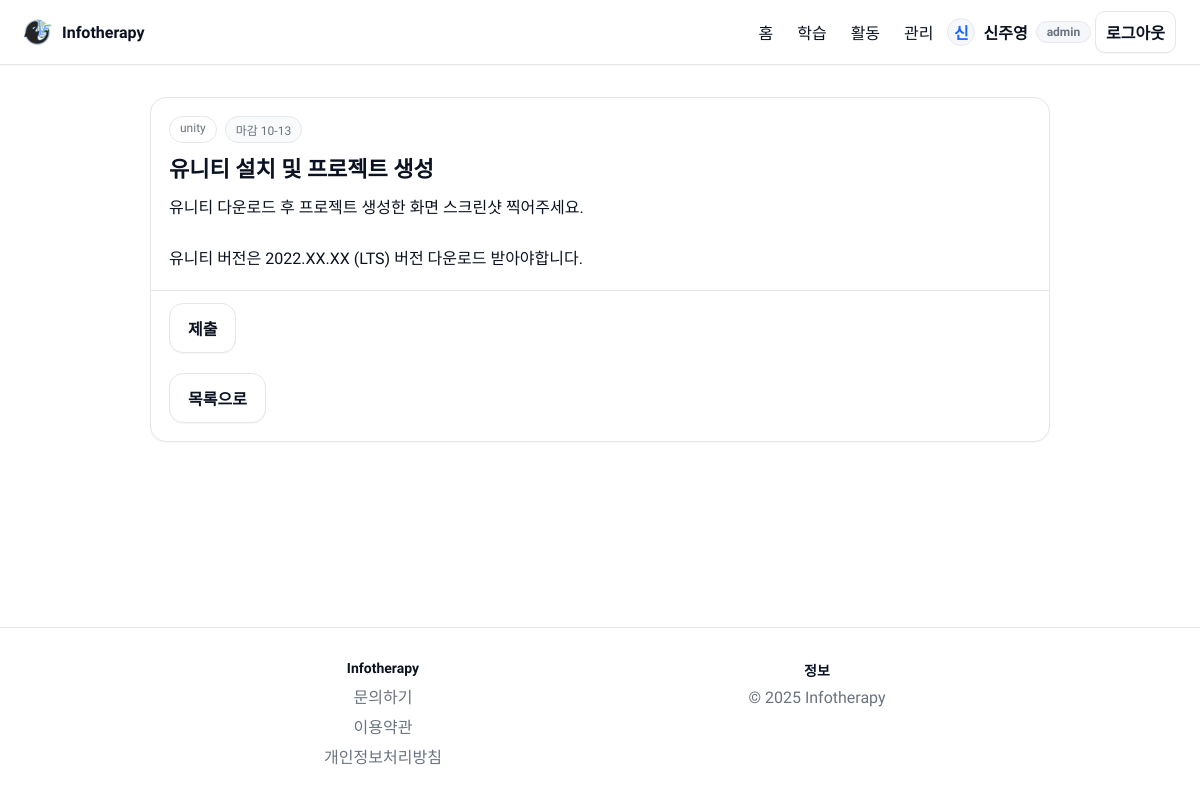
Before: /assignment/1 (signed in) with the older database file.
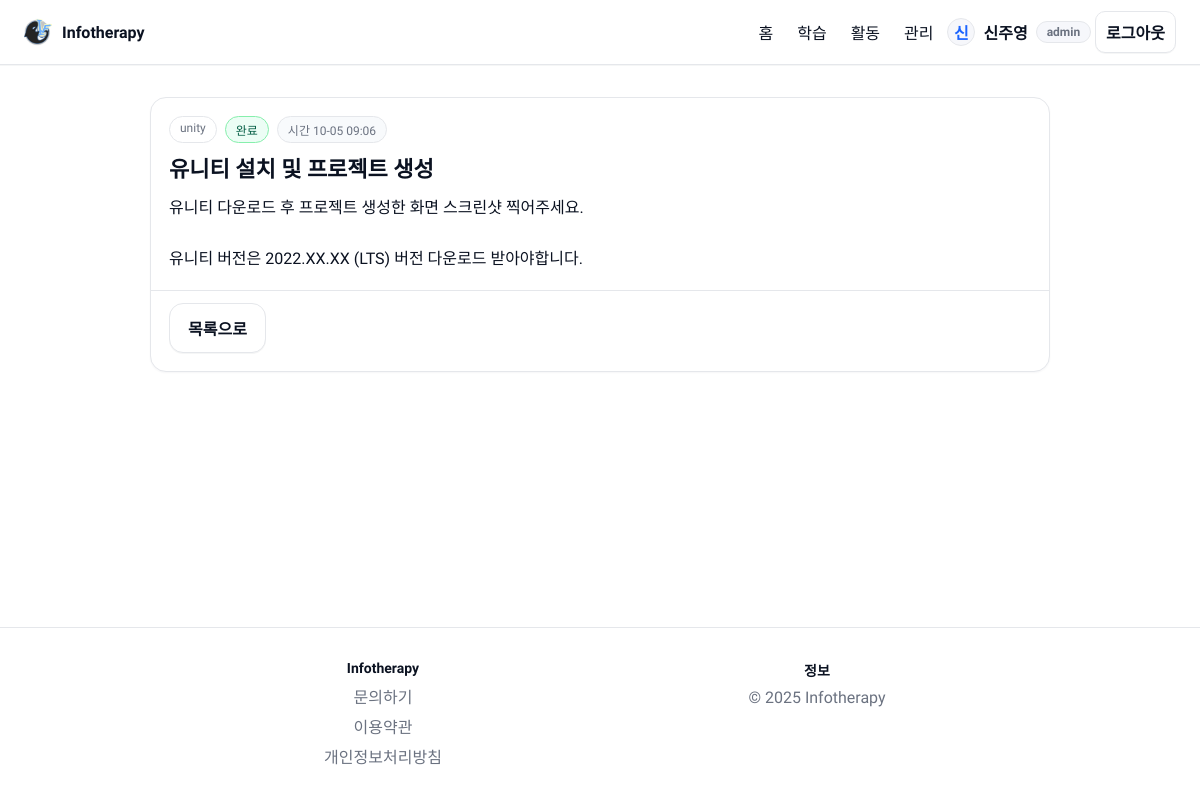
After: the same page with the newer database file.
### tables this page shows
CREATE TABLE assignments (
              id INTEGER PRIMARY KEY AUTOINCREMENT,
              title TEXT NOT NULL,
              due TEXT,
              description TEXT,
              category TEXT
            );

CREATE TABLE submissions (
              id INTEGER PRIMARY KEY AUTOINCREMENT,
              user_id INTEGER,
              name TEXT NOT NULL,
              assignment_title TEXT NOT NULL,
              category TEXT,
              text_content TEXT,
              file_path TEXT,
              created_at TEXT NOT NULL,
              FOREIGN KEY(user_id) REFERENCES users(id)
            );

### app.py (the view)
    @app.route("/assignment/<int:item_id>")
    def assignment_detail(item_id: int):
        with get_db() as cx:
            a = cx.execute("SELECT id, title, due, description, category FROM assignments WHERE id=?", (item_id,)).fetchone()
        if not a:
            return redirect(url_for("learn"))
        a = dict(a)
        def is_overdue(due_str: str) -> bool:
            if not due_str:
                return False
            for fmt in ("%Y-%m-%d %H:%M", "%Y-%m-%d"):
                try:
                    due_dt = datetime.strptime(due_str, fmt)
                    return datetime.now() > due_dt
                except Exception:
                    continue
            return False
        overdue = is_overdue(a.get("due", ""))
        submitted = False
        submitted_at = None
        if session.get("uid"):
            with get_db() as cx:
                row = cx.execute(
                    "SELECT created_at FROM submissions WHERE user_id=? AND assignment_title=? AND IFNULL(category,'')=IFNULL(?, '')",
                    (session.get("uid"), a["title"], a["category"]),
                ).fetchone()
            if row:
                submitted = True
                submitted_at = row["created_at"]
        return render_template("assignment_detail.html", a=a, submitted=submitted, submitted_at=submitted_at, overdue=overdue)

### templates/assignment_detail.html (shortened to what this page needs)
{% extends 'base.html' %}
{% block content %}
  <div class="assignment-card">
    <div class="assignment-head">
      <div class="chips">
        {% if a.category %}<span class="chip">{{ a.category }}</span>{% endif %}
        {% if submitted %}
          <span class="chip done">완료</span>
          {% if submitted_at %}<span class="chip subtle">시간 {{ submitted_at | short_dt }}</span>{% endif %}
        {% elif overdue %}
          <span class="chip warn">제출 마감</span>
        {% elif a.due %}
          <span class="chip subtle">마감 {{ a.due | short_dt }}</span>
        {% endif %}
      </div>
      <h2 class="title">{{ a.title }}</h2>
    </div>
    <div class="assignment-body">
      <div class="desc">{{ a.description | autolink | safe }}</div>
    </div>
    <div class="assignment-actions">
      {% if not submitted %}
        {% if session.get('uid') %}
          <details class="submit-box{% if overdue %} disabled{% endif %}">
            <summary class="btn btn-outline">제출</summary>
          </details>
        {% else %}
          <div class="login-hint">
            <span>로그인 후 제출할 수 있습니다.</span>
            <a class="btn btn-primary" href="{{ url_for('login') }}">로그인</a>
          </div>
        {% endif %}
      {% endif %}
      <a class="btn btn-outline" href="{{ url_for('learn') }}">목록으로</a>
    </div>
  </div>
{% endblock %}

### templates/base.html (shortened to what this page needs)
<!doctype html>
<html lang="ko">
  <head>
    <link rel="stylesheet" href="{{ static_url('css/main.css') }}">
  </head>
  <body>
    <header class="site-header">
      <div class="container header-inner">
        <a class="logo" href="{{ url_for('index') }}">
          <img class="logo-mark-img" src="{{ static_url('images/icon.jpg') }}" alt="Infotherapy">
          <span class="logo-text">Infotherapy</span>
        </a>
        <nav class="nav" id="site-nav">
          <div class="nav-content">
            <a href="{{ url_for('index') }}">홈</a>
            <a href="{{ url_for('learn') }}">학습</a>
            <a href="{{ url_for('activities') }}">활동</a>
            {% if session.get('admin') %}
              <a href="{{ url_for('admin_dashboard') }}">관리</a>
            {% endif %}
            {% if session.get('uid') %}
              <div class="profile-chip">
                <div class="avatar-mini">{{ (session.get('name') or 'U')[:1] }}</div>
                <span class="profile-name">{{ session.get('name') or '사용자' }}</span>
                {% if session.get('admin') %}<span class="badge" style="height:22px;">admin</span>{% endif %}
              </div>
              <a href="{{ url_for('logout') }}" class="btn btn-outline">로그아웃</a>
            {% else %}
              <a href="{{ url_for('login') }}" class="btn btn-outline">로그인</a>
              <a href="{{ url_for('signup') }}" class="btn btn-primary">회원가입</a>
            {% endif %}
          </div>
        </nav>
      </div>
    </header>
    <main class="container">
      {% block content %}{% endblock %}
    </main>
    <footer class="site-footer">
      <div class="container footer-grid">
        <div class="footer-col">
          <h4>Infotherapy</h4>
          <div class="footer-links">
            <a href="{{ url_for('contact') }}">문의하기</a>
            <a href="{{ url_for('terms') }}">이용약관</a>
            <a href="{{ url_for('privacy') }}">개인정보처리방침</a>
          </div>
        </div>
        <div class="footer-col">
          <h4>정보</h4>
          <div class="footer-links">
            <span>© 2025 Infotherapy</span>
          </div>
        </div>
      </div>
    </footer>
  </body>
  </html>

Changed rows visible on the page:
added submissions: name "신주영", created_at "10-05 09:06"
shown differently, row unchanged: assignments "유니티 설치 및 프로젝트 생성": due|short_dt "10-13" → (not shown)
Other visible differences:
{{ session.get('name') or '사용자' }}: "신주영" → (not shown)
text no longer shown: "마감 제출"
text now shown: "완료 시간"
